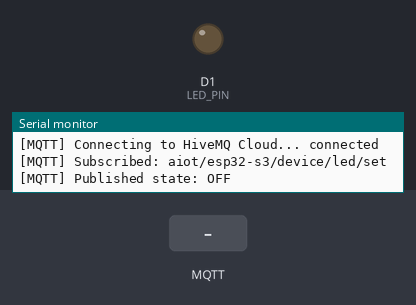
This sketch was run on a simulated ESP8266 (NodeMCU). Shown: output pins drawn as LEDs (lit = HIGH), the last lines printed to the serial monitor. Inputs (shaded band) come from the test bench. WiFi joins after 1.5 s; servers stay silent unless stated; no MQTT or app messages arrive unless stated.

Above: at 2.7 s.
2.8 s: MQTT message "ON" arrives on the first subscribed topic
At 3.4 s:
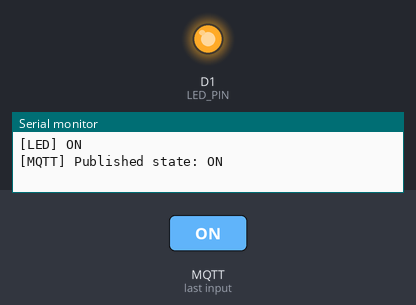
4.3 s: MQTT message "1" arrives on the first subscribed topic
5.8 s: MQTT message "TRUE" arrives on the first subscribed topic
Timing chart, 0 to 8.8 s (numbered marks = the images above; inputs shaded):
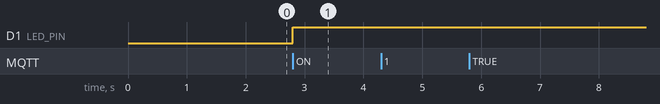

Measured:
- after the input at 2.8 s, D1 (LED_PIN): LOW → HIGH at once

The sketch:

esp32_led_mqtt.ino
```cpp
#include <ESP8266WiFi.h>
#include <WiFiClientSecureBearSSL.h>
#include <PubSubClient.h>

const char* WIFI_SSID = "THREE O'CLOCK";
const char* WIFI_PASSWORD = "";

const char* MQTT_HOST = "b66733af03914cf1a45702ed5b2f999d.s1.eu.hivemq.cloud";
const int MQTT_PORT = 8883;
const char* MQTT_USERNAME = "aiot_esp32";
const char* MQTT_PASSWORD = "Aiot@123456";

const char* MQTT_CLIENT_ID = "nodemcu-esp8266-led-01";
const char* LED_COMMAND_TOPIC = "aiot/esp32-s3/device/led/set";
const char* LED_STATE_TOPIC = "aiot/esp32-s3/device/led/state";

// NodeMCU label D1 maps to GPIO5. This is safer for an external LED than D4/GPIO2.
const int LED_PIN = D1;
bool ledState = false;

BearSSL::WiFiClientSecure wifiClient;
PubSubClient mqtt(wifiClient);

void printMqttState(int state) {
  Serial.print("[MQTT] State ");
  Serial.print(state);
  Serial.print(": ");

  switch (state) {
    case MQTT_CONNECTION_TIMEOUT:
      Serial.println("connection timeout");
      break;
    case MQTT_CONNECTION_LOST:
      Serial.println("connection lost");
      break;
    case MQTT_CONNECT_FAILED:
      Serial.println("TCP/TLS connect failed");
      break;
    case MQTT_DISCONNECTED:
      Serial.println("disconnected");
      break;
    case MQTT_CONNECTED:
      Serial.println("connected");
      break;
    case MQTT_CONNECT_BAD_PROTOCOL:
      Serial.println("bad protocol");
      break;
    case MQTT_CONNECT_BAD_CLIENT_ID:
      Serial.println("bad client id");
      break;
    case MQTT_CONNECT_UNAVAILABLE:
      Serial.println("server unavailable");
      break;
    case MQTT_CONNECT_BAD_CREDENTIALS:
      Serial.println("bad username/password");
      break;
    case MQTT_CONNECT_UNAUTHORIZED:
      Serial.println("not authorized");
      break;
    default:
      Serial.println("unknown");
      break;
  }
}

void testNetwork() {
  IPAddress brokerIp;
  Serial.print("[DNS] Resolving ");
  Serial.print(MQTT_HOST);
  Serial.print("... ");

  if (WiFi.hostByName(MQTT_HOST, brokerIp)) {
    Serial.println(brokerIp);
  } else {
    Serial.println("failed");
  }
}

void publishLedState() {
  const char* payload = ledState ? "ON" : "OFF";
  mqtt.publish(LED_STATE_TOPIC, payload, true);
  Serial.print("[MQTT] Published state: ");
  Serial.println(payload);
}

void setLed(bool enabled) {
  ledState = enabled;
  digitalWrite(LED_PIN, enabled ? HIGH : LOW);
  Serial.print("[LED] ");
  Serial.println(enabled ? "ON" : "OFF");
  publishLedState();
}

void onMqttMessage(char* topic, byte* payload, unsigned int length) {
  String message;
  for (unsigned int i = 0; i < length; i++) {
    message += (char) payload[i];
  }

  message.trim();
  message.toUpperCase();

  Serial.print("[MQTT] Message on ");
  Serial.print(topic);
  Serial.print(": ");
  Serial.println(message);

  if (message == "ON" || message == "1" || message == "TRUE") {
    setLed(true);
  } else if (message == "OFF" || message == "0" || message == "FALSE") {
    setLed(false);
  } else {
    Serial.println("[MQTT] Unknown command");
  }
}

void connectWifi() {
  Serial.print("[WiFi] Connecting to ");
  Serial.println(WIFI_SSID);

  WiFi.mode(WIFI_STA);

  if (strlen(WIFI_PASSWORD) == 0) {
    WiFi.begin(WIFI_SSID);
  } else {
    WiFi.begin(WIFI_SSID, WIFI_PASSWORD);
  }

  while (WiFi.status() != WL_CONNECTED) {
    delay(500);
    Serial.print(".");
  }

  Serial.println();
  Serial.print("[WiFi] Connected, IP: ");
  Serial.println(WiFi.localIP());
  Serial.print("[WiFi] RSSI: ");
  Serial.println(WiFi.RSSI());
  testNetwork();
}

void connectMqtt() {
  while (!mqtt.connected()) {
    Serial.print("[MQTT] Connecting to HiveMQ Cloud... ");

    bool connected = mqtt.connect(MQTT_CLIENT_ID, MQTT_USERNAME, MQTT_PASSWORD);

    if (connected) {
      Serial.println("connected");
      mqtt.subscribe(LED_COMMAND_TOPIC);
      Serial.print("[MQTT] Subscribed: ");
      Serial.println(LED_COMMAND_TOPIC);
      publishLedState();
    } else {
      Serial.println("failed");
      printMqttState(mqtt.state());
      delay(2000);
    }
  }
}

void setup() {
  Serial.begin(115200);
  pinMode(LED_PIN, OUTPUT);
  digitalWrite(LED_PIN, LOW);

  wifiClient.setInsecure();
  wifiClient.setBufferSizes(512, 512);
  mqtt.setKeepAlive(30);
  mqtt.setSocketTimeout(15);
  mqtt.setServer(MQTT_HOST, MQTT_PORT);
  mqtt.setCallback(onMqttMessage);

  connectWifi();
  connectMqtt();
}

void loop() {
  if (WiFi.status() != WL_CONNECTED) {
    connectWifi();
  }

  if (!mqtt.connected()) {
    connectMqtt();
  }

  mqtt.loop();
}
```
